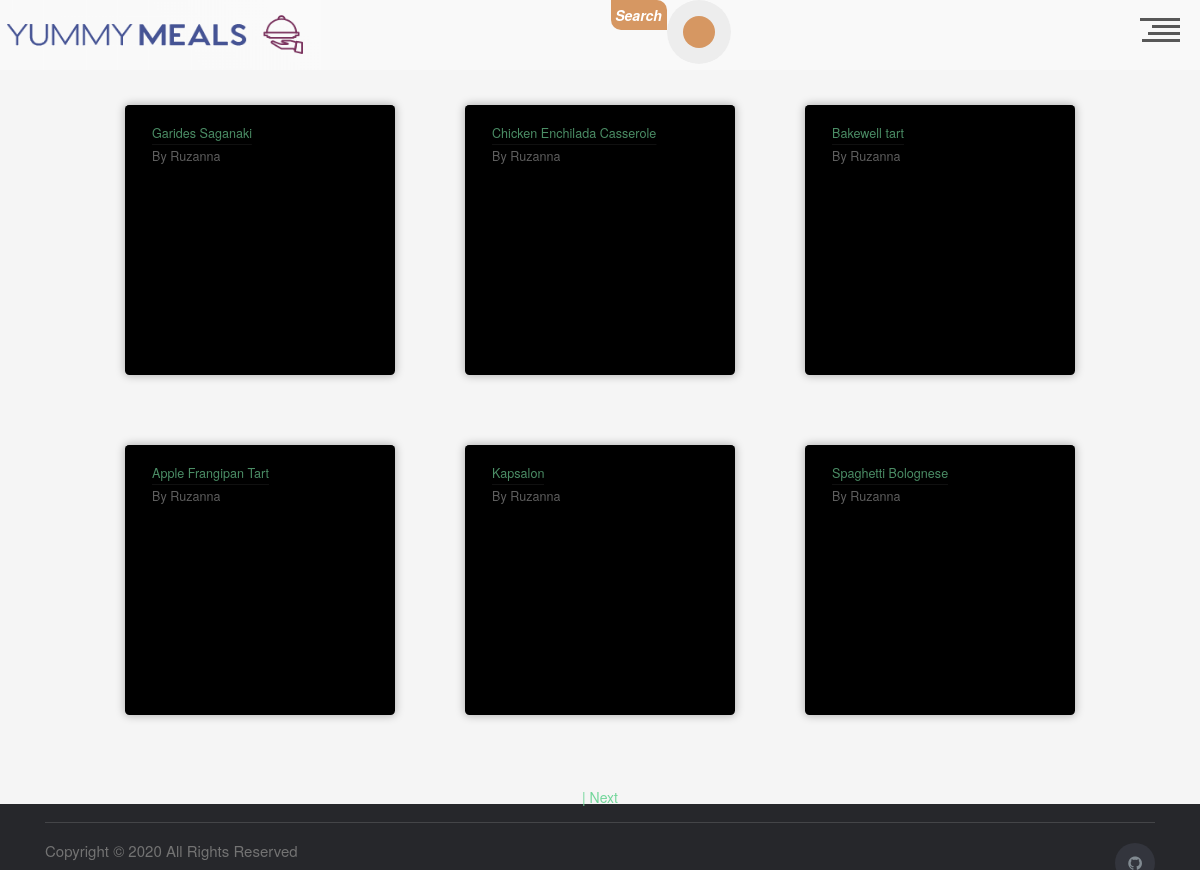
The app's page /meal/ (signed in), older data.
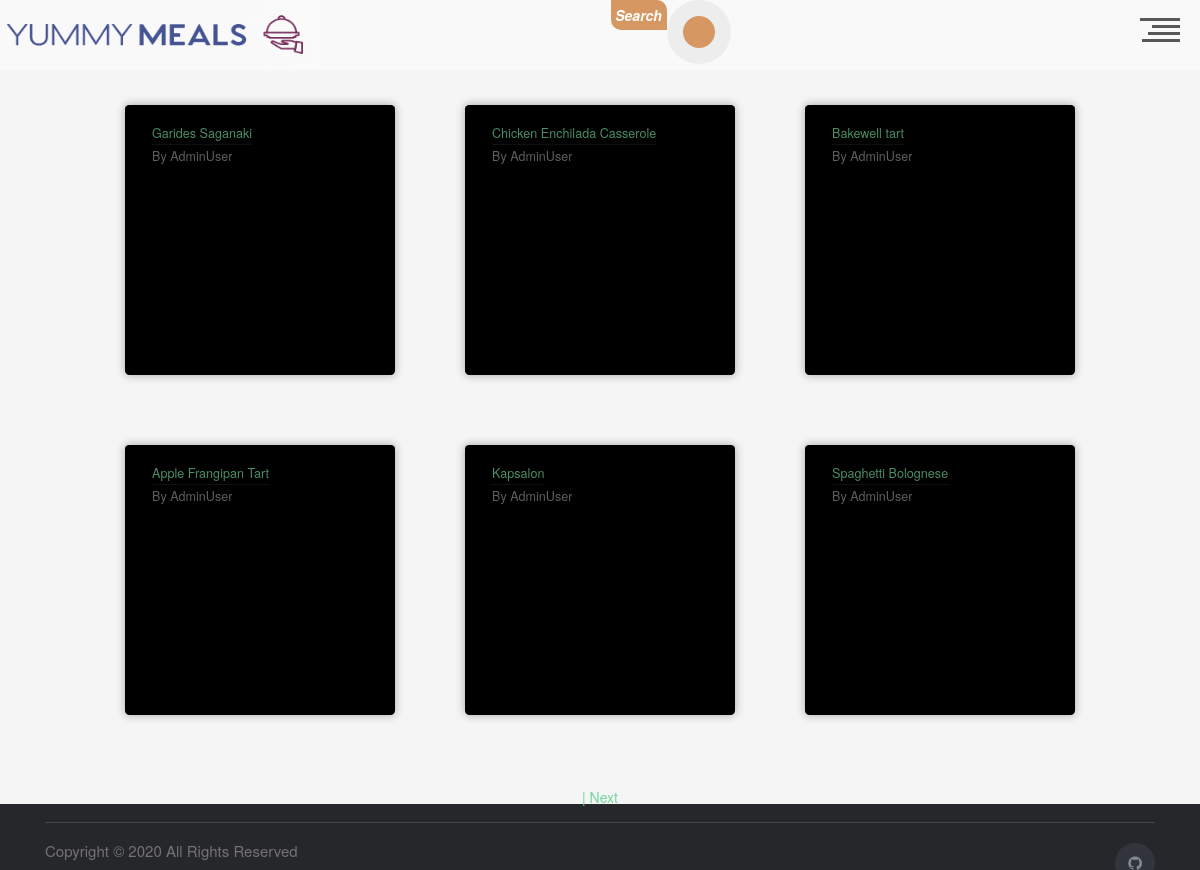
The same page, newer data.
### app/meals/models.py (models this page shows, shortened)
class Meal(db.Model):
    __tablename__ = 'meal'
    id = Column(Integer, primary_key=True)
    name = Column(String)
    category_id = Column(Integer, ForeignKey('category.id'))
    area_id = Column(Integer, ForeignKey('area.id'))
    author_id = Column(Integer, ForeignKey('user.id'), default=1)
    instructions = Column(String)
    img_link = Column(String, default='default.jpg')
    tags = Column(String)
    video_link = Column(String)
    date_posted = Column(db.DateTime, nullable=False, default=datetime.utcnow)
    area = relationship("Area")
    category = relationship("Category")
    user = relationship("User")

### app/users/models.py (models this page shows, shortened)
class User(db.Model, UserMixin):
    __tablename__ = 'user'
    id = db.Column(db.Integer, primary_key=True)
    username = db.Column(db.String(20), unique=True, nullable=False)
    email = db.Column(db.String(120), unique=True, nullable=False)
    image_file = db.Column(
        db.String(20), nullable=False, default='default.png')
    password = db.Column(db.String(60), nullable=False)
    comment = db.relationship('UserComments', backref='author', lazy=True)
    is_admin = db.Column(db.Boolean, default=False)

### app/meals/routes.py (the view)
@meals_bp.route('/')
def test_route():
    if not current_user.is_authenticated:
        return redirect('/')
    page = request.args.get('page', 1, type=int)
    meallist = Meal.query.paginate(page, 6, False)
    next_url = url_for('meals.test_route', page=meallist.next_num) \
        if meallist.has_next else None
    prev_url = url_for('meals.test_route', page=meallist.prev_num) \
        if meallist.has_prev else None
    return render_template(
        'main_page.html',
        meallist=meallist,
        next_url=next_url,
        prev_url=prev_url,
    )

### app/users/models.py (called while the page is built)
@login_manager.user_loader
def load_user(user_id):
    return User.query.get(int(user_id))

### app/meals/templates/main_page.html (shortened to what this page needs)
{% extends 'base.html' %}
{% block content %}
    <link rel="stylesheet" href={{ url_for('meals.static', filename='css/main.css') }}  />
<div class="flexbox">
    {% for meal in meallist.items %}
        <div class="food-card" style="background-image:url(
          {% if meal.author_id != 1 %}
            {{url_for('meals.static' ,filename = meal.img_link )}}
          {% else %}
            {{meal.img_link}}
          {% endif %}
          );">
    <div class="food-card-content">
      <div class="heading show">
        <h2><a href="/meal/meal_info/{{meal.id}}">{{meal.name}}</a></h2>
      </div>
      <div class="heading author show">
        <h5>By <a href="{{url_for('users.users_profiles' , u_id = meal.user.id)}}" class="profile">{{meal.user.username}}</a></h5>
      </div>
    </div>
  </div>
    {% endfor %}
</div>
<div class="nav_btns">
    {% if next_url %}
    <a href="{{ next_url }}">  | Next </a>
    {% endif %}
</div>
{% endblock content %}

### app/index/templates/base.html (shortened to what this page needs)
<!DOCTYPE html>
<html lang="en">
<head>
    <link rel="stylesheet" href= "{{ url_for('index.static', filename='css/base.css') }}"  />
    <link rel="stylesheet" href="https://stackpath.bootstrapcdn.com/bootstrap/4.5.0/css/bootstrap.min.css">
    <link rel="stylesheet" href="https://cdnjs.cloudflare.com/ajax/libs/font-awesome/4.7.0/css/font-awesome.min.css">
    <link rel="stylesheet" href="https://cdnjs.cloudflare.com/ajax/libs/twitter-bootstrap/3.3.7/css/bootstrap.min.css">
    <link rel="stylesheet" type="text/css" href="{{url_for('index.static',filename='css/responsive.css') }}">
</head>
<body id="page-top">
    {% include 'header.html' %}
<section id="preloader-section">
        <section/>
    <main class="main-content">
    {% block content %}
    {% endblock content %}
    </main>
    {% extends 'footer.html' %}

### app/index/templates/header.html (shortened to what this page needs)
<link rel="stylesheet" href="{{url_for('index.static',filename='css/header.css') }}">
<header style="display:flex">
  <h1><a style="display:flex;" href="/"><img width="321" height="70", src="{{url_for('index.static' ,  filename='media/Logo2-1.png') }}" ></a></h1>
<div class="search-form resp_big_search">
<p class="head_search_txt">Search</p>
 <form  method = 'GET' action="{{url_for('meals.meal_search')}}">
    <button style = "outline:none;" class="head_search_btn" type = 'submit'></button>
  </form>
</div>
  <div id="nav-trigger" role="button">
    <div class="line l-01"></div>
    <div class="line l-02"></div>
    <div class="line l-03"></div>
    <div class="line l-04"></div>
  </div>
</header>

### app/index/templates/footer.html
    <footer class="site-footer">
      <div class="container">
        <div class="row">
          <div class="col-sm-12 col-md-6">
            <h6>About</h6>
            <p class="text-justify">Here's our ACA second course final Flask project. <br/>
            Authors: Vlad Harutyunyan, Hayk Sahakyan, <br/> Zhora Karyan and Ruzanna Ordyan<br>
              <a href="{{ url_for('index.presentation') }}">&#10024; Website presentation</a></p>
          </div>
          <div class="col-xs-6 col-md-3">
            <h6>Categories</h6>
            <ul class="footer-links">
                <li><a href="{{ url_for('meals.categories_list') }}">All Categories</a></li>
            </ul>
          </div>
          <div class="col-xs-6 col-md-3">
            <h6>Quick Links</h6>
            <ul class="footer-links">
             {% if  current_user.username %}
                <li><a href="{{ url_for('users.logout') }}">Logout</a></li>
                <li><a href="{{ url_for('users.account_get') }}">Settings</a></li>
                <li><a href="{{ url_for('users.users_profiles' , u_id = current_user.id) }}">My profile</a></li>
                <li><a href="{{ url_for('users.new_recipe_get') }}">New Recipe</a></li>
                <li><a href="{{ url_for('users.support_get') }}">Support</a></li>
                <li><a href="{{ url_for('users.messages_get') }}">Private Messages (PM) </a></li>
                {% else %}
                <li><a href="{{ url_for('users.login') }}">Login</a></li>
                <li><a href="{{ url_for('users.register') }}">Register</a></li>
            {% endif %}
            </ul>
          </div>
        </div>
        <hr>
      </div>
      <div class="container">
        <div class="row">
          <div class="col-md-8 col-sm-6 col-xs-12">
            <p class="copyright-text">Copyright &copy; 2020 All Rights Reserved
            </p>
          </div>
          <div class="col-md-4 col-sm-6 col-xs-12">
            <ul class="social-icons">
              <li><a class="dribbble" href="https://github.com/Vlad-Harutyunyan/YummyMeals"><i class="fa fa-github"></i></a></li>
            </ul>
          </div>
        </div>
      </div>
</footer>

### app/index/static/css/base.css (style rules this page uses)
* { margin: 0; padding: 0; outline: none; box-sizing: border-box; }
.main-content { margin-bottom: 200px; margin-top:70px ; z-index: 2; }
body { background-color: #ededed; }
#preloader-section { box-sizing: border-box; margin: 0; padding: 0; }
.site-footer { background-color:#26272b !important; padding:45px 0 20px; font-size:15px; line-height:16px; height: 230px; color:#737373; position: fixed; left: 0; bottom: 0; z-index: 0; width: 100%; }
.site-footer hr { border-top-color:#bbb; opacity:0.5 }
.site-footer h6 { color:#fff; font-size:16px; text-transform:uppercase; margin-top:5px; letter-spacing:2px }
.site-footer a { color:#737373; }
.footer-links { padding-left:0; list-style:none }
.footer-links li { display:block }
.footer-links a { color:#737373 }
.site-footer .social-icons { text-align:right }
.site-footer .social-icons a { width:40px; height:40px; line-height:40px; margin-left:6px; margin-right:0; border-radius:100%; background-color:#33353d }
.copyright-text { margin:0 }
.social-icons { padding-left:0; margin-bottom:0; list-style:none }
.social-icons li { display:inline-block; margin-bottom:4px }
.social-icons a { background-color:#eceeef; color:#818a91; font-size:16px; display:inline-block; line-height:44px; width:44px; height:44px; text-align:center; margin-right:8px; border-radius:100%; -webkit-transition:all .2s linear; -o-transition:all .2s linear; transition:all .2s linear }

### app/index/static/css/responsive.css (style rules this page uses)
@media only screen and (min-width: 600px) { .search-form { display: none !important; } }
@media only screen and (min-width: 768px) { .search-form { display: none !important; } }
@media only screen and (min-width: 992px) { .search-form { position: relative; margin: 0 auto 0; width: 300px; display: flex !important; } }
@media only screen and (min-width: 1200px) { .search-form { position: relative; margin: 0 auto 0; width: 300px; display: flex !important; } }

### app/meals/static/css/main.css (style rules this page uses)
html { font-family:"Open Sans",sans-serif; height:100%; width:100%; background:whitesmoke; }
div.show { position:relative;overflow:hidden;width:fit-content; }
div.show > h1,div.show > h2,div.show > h3,div.show > h4,div.show > h5,div.show > p { animation:1s show-slow ease-in; }
.heading > * { margin:0;padding:4px 0;line-height:1.125;white-space:nowrap;overflow:hidden;text-overflow:ellipsis;max-width:200px; }
.author > h5 { opacity:0.56;line-height:1.25; }
hr { background:#ffffff45;border:none;padding:0.5px; }
.food-card { position:relative;width:300px;height:300px;margin:20px 20px;border-radius:5px;box-shadow:0 0 10px 1px #00000045;background:black no-repeat right top ;background-size:auto 300px;color:white;overflow:hidden; }
.flexbox { display:flex;justify-content:center;vertical-align:middle;flex-wrap:wrap; }
.food-card-content { background:black;padding:20px 30px;opacity:0.66;transition:0.5s ease all; }
.food-card { transform:scale(0.9);transition:0.5s all ease; }
.profile { color:white; }
.nav_btns { width: 100%; text-align: center; margin: 40px auto; }

Row changes from the older to the newer data that the page shows:
changed through a linked row, Meal "Garides Saganaki": user.username "Ruzanna" → "AdminUser"
changed through a linked row, Meal "Chicken Enchilada Casserole": user.username "Ruzanna" → "AdminUser"
changed through a linked row, Meal "Bakewell tart": user.username "Ruzanna" → "AdminUser"
changed through a linked row, Meal "Apple Frangipan Tart": user.username "Ruzanna" → "AdminUser"
changed through a linked row, Meal "Kapsalon": user.username "Ruzanna" → "AdminUser"
changed through a linked row, Meal "Spaghetti Bolognese": user.username "Ruzanna" → "AdminUser"
